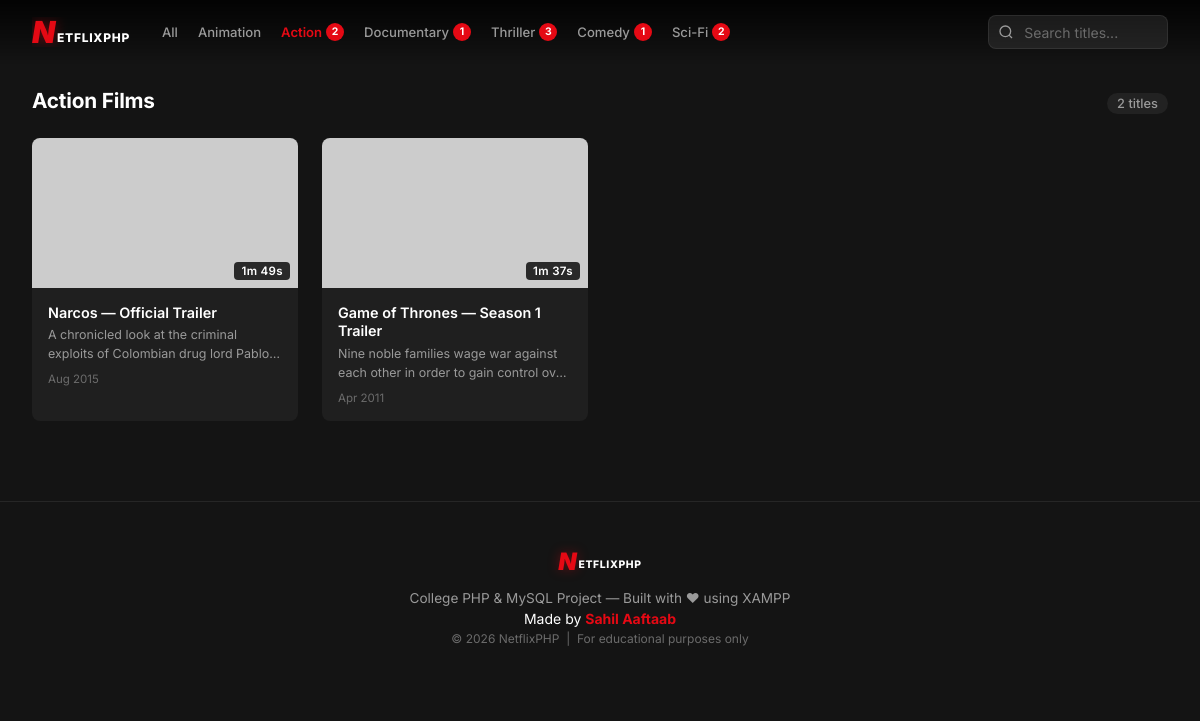
/index.php?genre=Action, run on the app's committed database.
### tables this page shows
CREATE TABLE videos (
    id            INT          UNSIGNED AUTO_INCREMENT PRIMARY KEY,
    title         VARCHAR(255) NOT NULL,
    description   TEXT         NOT NULL,
    thumbnail_url VARCHAR(500) NOT NULL  COMMENT 'YouTube maxresdefault thumb URL',
    video_url     VARCHAR(500) NOT NULL  COMMENT 'YouTube video ID (11 chars)',
    duration      VARCHAR(20)  NOT NULL  COMMENT 'Human-readable e.g. 2m 30s',
    genre         VARCHAR(100) NOT NULL,
    upload_date   DATE         NOT NULL,
    created_at    TIMESTAMP    DEFAULT CURRENT_TIMESTAMP
);

### index.php (the view, shortened to what this page needs)
<?php
require_once 'db_connect.php';
$allowed_genres = ['Animation', 'Action', 'Documentary', 'Thriller', 'Comedy', 'Sci-Fi'];
$selected_genre = '';
if (!empty($_GET['genre']) && in_array($_GET['genre'], $allowed_genres)) {
    $selected_genre = $_GET['genre'];
}
$search = '';
try {
    if ($search !== '') {
        $stmt = $pdo->prepare(
            "SELECT id, title, description, thumbnail_url, duration, genre, upload_date
               FROM videos
              WHERE title LIKE :search OR description LIKE :search
              ORDER BY upload_date DESC"
        );
        $stmt->execute([':search' => '%' . $search . '%']);
    } elseif ($selected_genre !== '') {
        $stmt = $pdo->prepare(
            "SELECT id, title, description, thumbnail_url, duration, genre, upload_date
               FROM videos
              WHERE genre = :genre
              ORDER BY upload_date DESC"
        );
        $stmt->execute([':genre' => $selected_genre]);
    } else {
        $stmt = $pdo->query(
            "SELECT id, title, description, thumbnail_url, duration, genre, upload_date
               FROM videos
              ORDER BY upload_date DESC"
        );
    }
    $videos = $stmt->fetchAll();
} catch (PDOException $e) {
    $videos   = [];
    $db_error = 'Database error: ' . htmlspecialchars($e->getMessage());
}
try {
    $genre_stmt  = $pdo->query("SELECT genre, COUNT(*) as cnt FROM videos GROUP BY genre ORDER BY genre");
    $genre_counts = $genre_stmt->fetchAll(PDO::FETCH_KEY_PAIR);
} catch (PDOException $e) {
    $genre_counts = [];
}
?>
<!DOCTYPE html>
<html lang="en">
<head>
    <link rel="stylesheet" href="css/style.css">
</head>
<body>
<nav class="navbar" id="navbar">
    <div class="nav-left">
        <a href="index.php" class="logo" aria-label="NetflixPHP Home">
            <span class="logo-text" aria-hidden="true">
                <span class="logo-n">N</span><span class="logo-brand">ETFLIXPHP</span>
            </span>
        </a>
        <ul class="nav-genres" role="list">
            <li>
                <a href="index.php"
                   class="genre-link <?= $selected_genre === '' && $search === '' ? 'active' : '' ?>">
                    All
                </a>
            </li>
            <?php foreach ($allowed_genres as $g): ?>
            <li>
                <a href="index.php?genre=<?= urlencode($g) ?>"
                   class="genre-link <?= $selected_genre === $g ? 'active' : '' ?>">
                    <?= htmlspecialchars($g) ?>
                    <?php if (!empty($genre_counts[$g])): ?>
                        <span class="genre-badge"><?= $genre_counts[$g] ?></span>
                    <?php endif; ?>
                </a>
            </li>
            <?php endforeach; ?>
        </ul>
    </div>
    <div class="nav-right">
        <form action="index.php" method="GET" class="search-form" role="search">
            <div class="search-wrapper">
                <svg class="search-icon" viewBox="0 0 24 24" fill="none" stroke="currentColor" stroke-width="2" aria-hidden="true">
                    <circle cx="11" cy="11" r="8"/><path d="m21 21-4.35-4.35"/>
                </svg>
                <input
                    type="text"
                    id="search-input"
                    name="search"
                    class="search-input"
                    placeholder="Search titles..."
                    value="<?= htmlspecialchars($search) ?>"
                    autocomplete="off"
                    aria-label="Search videos"
                >
            </div>
        </form>
    </div>
</nav>
<?php
$no_hero = ($search !== '' || $selected_genre !== '' || empty($videos));
?>
<main class="main-content" id="main-content"
      <?= $no_hero ? 'style="padding-top: calc(var(--navbar-h) + 1.5rem);"' : '' ?>>
    <div class="section-header">
        <h2 class="section-title">
            <?php if ($search !== ''): ?>
                🔍 Results for "<span class="highlight"><?= htmlspecialchars($search) ?></span>"
            <?php elseif ($selected_genre !== ''): ?>
                <?= htmlspecialchars($selected_genre) ?> Films
            <?php else: ?>
                All Videos
            <?php endif; ?>
        </h2>
        <span class="video-count"><?= count($videos) ?> title<?= count($videos) !== 1 ? 's' : '' ?></span>
    </div>
    <?php if (empty($videos) && empty($db_error)): ?>
        <div class="empty-state" role="status">
            <svg viewBox="0 0 24 24" fill="none" stroke="currentColor" stroke-width="1.5" width="64" height="64">
                <path d="m15 15 6 6m-11-4a7 7 0 1 1 0-14 7 7 0 0 1 0 14z"/>
            </svg>
            <p>No videos found<?= $search ? ' for "' . htmlspecialchars($search) . '"' : '' ?>.</p>
            <a href="index.php" class="btn-play" style="font-size:.85rem;padding:.6rem 1.4rem;">Browse All</a>
        </div>
    <?php else: ?>
    <div class="video-grid" id="video-grid">
        <?php foreach ($videos as $video): ?>
        <article class="video-card" id="card-<?= (int)$video['id'] ?>">
            <a href="player.php?id=<?= (int)$video['id'] ?>"
               class="card-link"
               aria-label="Watch <?= htmlspecialchars($video['title']) ?>">
                <div class="card-thumb-wrapper">
                    <span class="duration-badge"><?= htmlspecialchars($video['duration']) ?></span>
                </div>
                <div class="card-info">
                    <h3 class="card-title"><?= htmlspecialchars($video['title']) ?></h3>
                    <p class="card-desc">
                        <?= htmlspecialchars(substr($video['description'], 0, 90)) ?>...
                    </p>
                    <div class="card-meta">
                        <time datetime="<?= htmlspecialchars($video['upload_date']) ?>">
                            <?= date('M Y', strtotime($video['upload_date'])) ?>
                        </time>
                    </div>
                </div>
            </a>
        </article>
        <?php endforeach; ?>
    </div>
    <?php endif; ?>
</main>
<footer class="footer">
    <div class="footer-logo">
        <span class="logo-text logo-text--footer" aria-label="NetflixPHP">
            <span class="logo-n">N</span><span class="logo-brand">ETFLIXPHP</span>
        </span>
    </div>
    <p class="footer-text">
        College PHP &amp; MySQL Project &mdash; Built with ❤ using XAMPP
    </p>
    <p class="footer-credit">
        Made by <strong>Sahil Aaftaab</strong>
    </p>
    <p class="footer-sub">
        &copy; <?= date('Y') ?> NetflixPHP &nbsp;|&nbsp; For educational purposes only
    </p>
</footer>
</body>
</html>

### data on the page
videos: duration "1m 49s", title "Narcos — Official Trailer", description "A chronicled look at the criminal exploits of Colombian drug lord…", upload_date "Aug 2015"
videos: duration "1m 37s", title "Game of Thrones — Season 1 Trailer", description "Nine noble families wage war against each other in order to gain control…", upload_date "Apr 2011"

### other printed values
$g "Animation"
$g "Action"
$genre_counts[$g] "2"
$g "Documentary"
$genre_counts[$g] "1"
$g "Thriller"
$genre_counts[$g] "3"
$g "Comedy"
$g "Sci-Fi"
$selected_genre "Action"
count($videos) "2"
